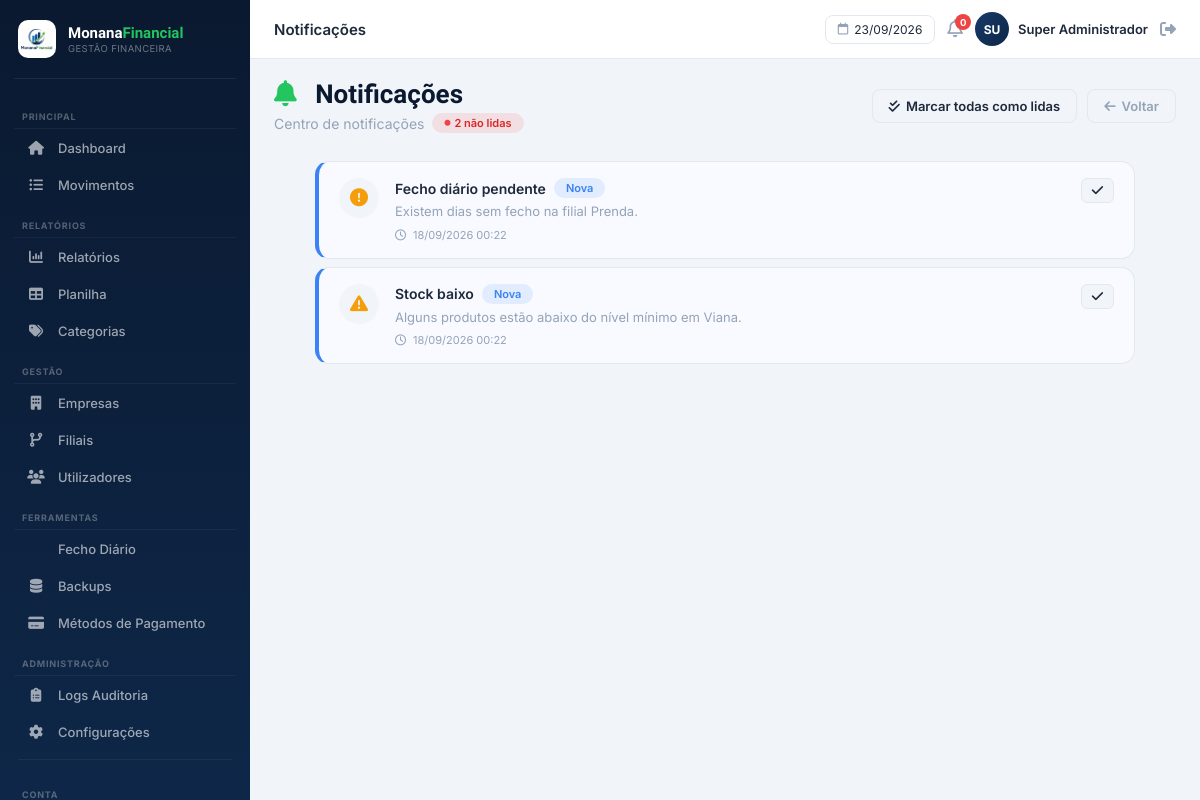
Page /public/notificacoes/index (signed in) on the committed database.
### tables this page shows
CREATE TABLE notificacoes (
    id INT UNSIGNED AUTO_INCREMENT PRIMARY KEY,
    usuario_id INT UNSIGNED NOT NULL,
    tipo ENUM('alerta','sucesso','aviso','erro') NOT NULL DEFAULT 'alerta',
    titulo VARCHAR(150) NOT NULL,
    mensagem VARCHAR(500) NOT NULL,
    lida TINYINT(1) NOT NULL DEFAULT 0,
    link VARCHAR(255) DEFAULT NULL,
    criado_em DATETIME NOT NULL DEFAULT CURRENT_TIMESTAMP,
    CONSTRAINT fk_notificacoes_usuario FOREIGN KEY (usuario_id) REFERENCES usuarios(id) ON DELETE CASCADE,
    INDEX idx_notificacoes_usuario_lida (usuario_id, lida)
);

### controllers/NotificacaoController.php (called while the page is built, shortened)
<?php
require_once CAMINHO_RAIZ . '/models/Notificacao.php';
class NotificacaoController extends Controller
{
    private Notificacao $notificacaoModel;
    public function __construct()
    {
        $this->notificacaoModel = new Notificacao();
    }
    public function index(): void
    {
        $usuarioId = (int) $_SESSION['usuario_id'];
        $notificacoes = $this->notificacaoModel->recentesPorUsuario($usuarioId, 100);
        $naoLidas = $this->notificacaoModel->contarNaoLidas($usuarioId);
        $this->renderizar('notificacoes/index', [
            'tituloPagina' => 'Notificações',
            'paginaAtiva' => 'notificacoes',
            'notificacoes' => $notificacoes,
            'naoLidas' => $naoLidas,
            'csrf_token' => SegurancaHelper::gerarTokenCSRF(),
        ]);
    }
}

### public/index.php (called while the page is built, shortened)
<?php
require_once CAMINHO_RAIZ . '/core/Database.php';
require_once CAMINHO_RAIZ . '/core/Model.php';
$roteador = new Router();
$url = $_GET['url'] ?? '';
$roteador->despachar($url);

### core/Database.php (called while the page is built)
<?php
class Database
{
    private static ?PDO $instancia = null;
    public static function obterLigacao(): PDO
    {
        if (self::$instancia === null) {
            $config = require CAMINHO_RAIZ . '/config/database.php';
            $dsn = "mysql:host={$config['host']};port={$config['porta']};dbname={$config['base']};charset={$config['charset']}";
            try {
                self::$instancia = new PDO($dsn, $config['usuario'], $config['senha'], [
                    PDO::ATTR_ERRMODE            => PDO::ERRMODE_EXCEPTION,
                    PDO::ATTR_DEFAULT_FETCH_MODE => PDO::FETCH_ASSOC,
                    PDO::ATTR_EMULATE_PREPARES   => false,
                ]);
            } catch (PDOException $e) {
                error_log('[MonanaFinancial] Erro de ligação à BD: ' . $e->getMessage());
                die('Não foi possível ligar à base de dados. Verifique a configuração em config/database.php.');
            }
        }
        return self::$instancia;
    }
}

### core/Model.php (called while the page is built, shortened)
<?php
abstract class Model
{
    public function __construct()
    {
        $this->bd = Database::obterLigacao();
    }
}

### models/Notificacao.php (called while the page is built, shortened)
<?php
require_once CAMINHO_RAIZ . '/core/Model.php';
class Notificacao extends Model
{
    public function recentesPorUsuario(int $usuarioId, int $limite = 5): array
    {
        $sql = "SELECT * FROM notificacoes
                WHERE usuario_id = :usuario_id
                ORDER BY criado_em DESC
                LIMIT :limite";
        $stmt = $this->bd->prepare($sql);
        $stmt->bindValue(':usuario_id', $usuarioId, PDO::PARAM_INT);
        $stmt->bindValue(':limite', $limite, PDO::PARAM_INT);
        $stmt->execute();
        return $stmt->fetchAll();
    }
    public function contarNaoLidas(int $usuarioId): int
    {
        $sql = "SELECT COUNT(*) FROM notificacoes WHERE usuario_id = :usuario_id AND lida = 0";
        $stmt = $this->bd->prepare($sql);
        $stmt->execute(['usuario_id' => $usuarioId]);
        return (int) $stmt->fetchColumn();
    }
}

### views/notificacoes/index.php (the view, shortened to what this page needs)
<div class="page-header">
    <div>
        <h1 class="page-title"><i class="fas fa-bell"></i> Notificações</h1>
        <p class="page-subtitle">
            Centro de notificações
            <?php if ($naoLidas > 0): ?>
                <span class="badge badge-danger" style="margin-left:8px;">
                    <i class="fas fa-circle"></i> <?php echo $naoLidas; ?> não lidas
                </span>
            <?php endif; ?>
        </p>
    </div>
    <div class="page-header-right">
        <?php if (!empty($notificacoes)): ?>
            <form method="POST" action="<?php echo URL_BASE; ?>/notificacoes/marcarTodasComoLidas" style="display:inline;">
                <button type="submit" class="btn btn-secondary">
                    <i class="fas fa-check-double"></i> Marcar todas como lidas
                </button>
            </form>
        <?php endif; ?>
        <a href="<?php echo URL_BASE; ?>/dashboard/index" class="btn btn-outline">
            <i class="fas fa-arrow-left"></i> Voltar
        </a>
    </div>
</div>
<div class="notificacoes-container">
    <?php if (empty($notificacoes)): ?>
        <div class="empty-state">
            <div class="empty-icon"><i class="fas fa-bell-slash"></i></div>
            <h3>Nenhuma notificação</h3>
            <p>Está tudo em ordem! Não há notificações para mostrar.</p>
        </div>
    <?php else: ?>
        <div class="notificacoes-list">
            <?php foreach ($notificacoes as $notificacao):
                $lida = $notificacao['lida'] ? true : false;
                $tipo = $notificacao['tipo'] ?? 'info';
                $icones = [
                    'alerta' => 'fa-circle-exclamation',
                    'sucesso' => 'fa-circle-check',
                    'aviso' => 'fa-triangle-exclamation',
                    'erro' => 'fa-circle-xmark',
                    'info' => 'fa-info-circle',
                ];
                $cores = [
                    'alerta' => 'var(--orange)',
                    'sucesso' => 'var(--green)',
                    'aviso' => 'var(--orange)',
                    'erro' => 'var(--red)',
                    'info' => 'var(--blue)',
                ];
                $icone = $icones[$tipo] ?? 'fa-bell';
                $cor = $cores[$tipo] ?? 'var(--muted)';
            ?>
                <div class="notificacao-item <?php echo $lida ? 'lida' : 'nao-lida'; ?>">
                    <div class="notificacao-icon" style="color:<?php echo $cor; ?>;">
                        <i class="fas <?php echo $icone; ?>"></i>
                    </div>
                    <div class="notificacao-conteudo">
                        <div class="notificacao-titulo">
                            <?php echo htmlspecialchars($notificacao['titulo']); ?>
                            <?php if (!$lida): ?>
                                <span class="badge badge-primary">Nova</span>
                            <?php endif; ?>
                        </div>
                        <div class="notificacao-mensagem">
                            <?php echo htmlspecialchars($notificacao['mensagem']); ?>
                        </div>
                        <div class="notificacao-data">
                            <i class="far fa-clock"></i>
                            <?php echo date('d/m/Y H:i', strtotime($notificacao['criado_em'])); ?>
                        </div>
                    </div>
                    <div class="notificacao-acoes">
                        <?php if (!$lida): ?>
                            <a href="<?php echo URL_BASE; ?>/notificacoes/marcarComoLida/<?php echo $notificacao['id']; ?>"
                               class="btn btn-sm btn-secondary" title="Marcar como lida">
                                <i class="fas fa-check"></i>
                            </a>
                        <?php endif; ?>
                    </div>
                </div>
            <?php endforeach; ?>
        </div>
    <?php endif; ?>
</div>

### public/css/formularios.css (style rules this page uses)
.btn { display:inline-flex;align-items:center;gap:8px; padding:10px 16px; border-radius:9px; font-size:13.5px; font-weight:600; border:none; cursor:pointer; text-decoration:none; transition:transform 0.1s ease, opacity 0.15s ease; }
.btn-sm { padding:7px 11px;font-size:12px; }
.badge { display:inline-flex;align-items:center;gap:5px; padding:4px 10px;border-radius:20px;font-size:11px;font-weight:700; }

### views/layouts/principal.php (style rules this page uses)
:root { --navy-deep: #0a1930; --navy: #0e2748; --navy-light: #173a67; --green: #22c55e; --green-dark: #16a34a; --blue: #3b82f6; --blue-dark: #2563eb; --purple: #8b5cf6; --purple-dark: #7c3aed; --orange: #f59e0b; --orange-dark: #d97706; --red: #ef4444; --red-dark: #dc2626; --gold: #fbbf24; --ink: #1e293b; --muted: #94a3b8; --border: #e2e8f0; --bg: #f1f5f9; --white: #ffffff; --shadow-sm: 0 1px 3px rgba(0,0,0,0.06); --shadow-md: 0 4px 20px rgba(0,0,0,0.08); --shadow-lg: 0 10px 40px rgba(0,0,0,0.12); --radius: 14px; --radius-sm: 8px; --transition: all 0.3s cubic-bezier(0.4, 0, 0.2, 1); }
* { box-sizing: border-box; margin: 0; padding: 0; }
body { font-family: 'Inter', sans-serif; background: var(--bg); color: var(--ink); display: flex; min-height: 100vh; overflow-x: hidden; width: 100%; max-width: 100vw; }
.badge { display: inline-flex; align-items: center; gap: 4px; padding: 3px 10px; border-radius: 12px; font-size: 11px; font-weight: 600; }
.badge-danger { background: rgba(239, 68, 68, 0.12); color: var(--red-dark); }
.btn { display: inline-flex; align-items: center; gap: 6px; padding: 8px 16px; border-radius: 8px; font-size: 13px; font-weight: 600; font-family: 'Inter', sans-serif; text-decoration: none; transition: all 0.3s ease; border: none; cursor: pointer; }
.btn i { font-size: 14px; }
.btn-secondary { background: var(--bg); color: var(--ink); border: 1.5px solid var(--border); }
.btn-outline { background: transparent; color: var(--muted); border: 1.5px solid var(--border); }
.btn-sm { padding: 5px 12px; font-size: 12px; border-radius: 6px; }

### views/notificacoes/index.php (style rules this page uses)
.page-header { display: flex; justify-content: space-between; align-items: center; margin-bottom: 28px; flex-wrap: wrap; gap: 12px; }
.page-title { font-family: 'Sora', sans-serif; font-size: 26px; font-weight: 700; color: var(--navy-deep); margin: 0; }
.page-title i { color: var(--green); margin-right: 12px; }
.page-subtitle { font-size: 14px; color: var(--muted); margin: 4px 0 0; display: flex; align-items: center; flex-wrap: wrap; }
.page-header-right { display: flex; gap: 10px; flex-wrap: wrap; }
.badge { display: inline-flex; align-items: center; gap: 4px; padding: 3px 12px; border-radius: 12px; font-size: 11px; font-weight: 600; }
.badge-danger { background: rgba(239, 68, 68, 0.12); color: var(--red-dark); }
.badge-danger i { color: var(--red); font-size: 6px; }
.badge-primary { background: rgba(59, 130, 246, 0.12); color: var(--blue); }
.notificacoes-container { max-width: 820px; margin: 0 auto; }
.notificacoes-list { display: flex; flex-direction: column; gap: 8px; }
.notificacao-item { display: flex; align-items: flex-start; gap: 16px; padding: 16px 20px; background: var(--white); border-radius: var(--radius); border: 1px solid var(--border); transition: all 0.3s ease; }
.notificacao-item.nao-lida { border-left: 4px solid var(--blue); background: #f8faff; }
.notificacao-icon { width: 40px; height: 40px; border-radius: 50%; display: flex; align-items: center; justify-content: center; flex-shrink: 0; font-size: 18px; background: var(--bg); }
.notificacao-conteudo { flex: 1; min-width: 0; }
.notificacao-titulo { font-size: 14px; font-weight: 600; color: var(--ink); margin-bottom: 4px; display: flex; align-items: center; gap: 8px; flex-wrap: wrap; }
.notificacao-mensagem { font-size: 13px; color: var(--muted); line-height: 1.5; }
.notificacao-data { font-size: 11px; color: var(--muted); margin-top: 6px; }
.notificacao-data i { margin-right: 4px; }
.notificacao-acoes { display: flex; gap: 6px; flex-shrink: 0; }
.btn { display: inline-flex; align-items: center; gap: 6px; padding: 8px 16px; border-radius: 8px; font-size: 13px; font-weight: 600; font-family: 'Inter', sans-serif; text-decoration: none; transition: all 0.3s ease; border: none; cursor: pointer; }
.btn i { font-size: 13px; }
.btn-secondary { background: var(--bg); color: var(--ink); border: 1.5px solid var(--border); }
.btn-outline { background: transparent; color: var(--muted); border: 1.5px solid var(--border); }
.btn-sm { padding: 5px 10px; font-size: 12px; border-radius: 6px; }

### rows in the picture
notificacoes: titulo "Fecho diário pendente", lida "Nova", mensagem "Existem dias sem fecho na filial Prenda.", criado_em "18/09/2026 00:22"
notificacoes: titulo "Stock baixo", lida "Nova", mensagem "Alguns produtos estão abaixo do nível mínimo em Viana.", criado_em "18/09/2026 00:22"

### other values in the picture
$tituloPagina "Notificações"
substr($usuario_nome, 0, 2) "SU"
$usuario_nome "Super Administrador"
$naoLidas "2"
